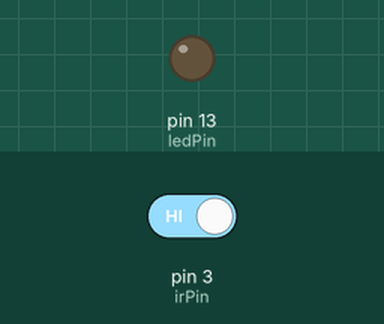
A sketch run on a simulated Arduino Uno, built with avr-gcc and run on an emulated ATmega328P. Shown: output pins drawn as LEDs (lit = HIGH). The test bench sets the inputs (shaded band); at power-on: pin 3 (irPin) HIGH. What the sketch prints to the serial monitor is not drawn.

Above: at 1.2 s.
1.3 s: pin 3 (irPin) driven LOW
At 1.9 s:
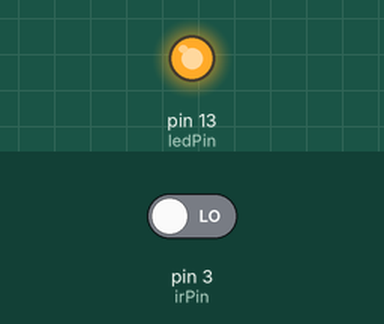
2.8 s: pin 3 (irPin) driven HIGH
At 3.1 s:
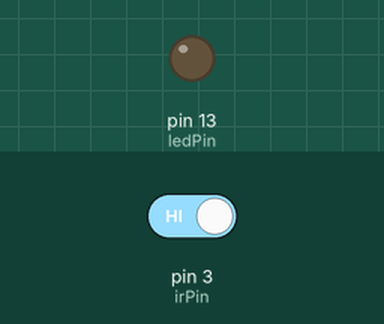
Timing chart, 0 to 5.8 s (numbered marks = the images above; inputs shaded):
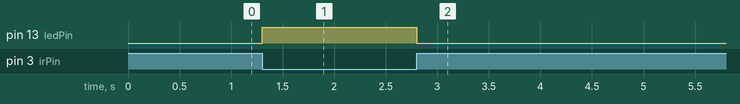

Measured:
- after the input at 1.3 s, pin 13 (ledPin): LOW → HIGH at once
- after the input at 2.8 s, pin 13 (ledPin): HIGH → LOW at once

The sketch:

IR_Receiver.ino
```cpp
/*
IR Sensor is: VS-1838B
  Wiring:
     |-----|
     |  \/ |
     |  /\ |
     |--|--|
     |  |  |
     |  |  |
     |  |  |
     S  G  5V
        N
        D

S: Signal - connected to pin3 of Arduino
GND: Ground
5V:  Vcc 5v+
*/


const int irPin = 3;
const int ledPin = 13;


void setup()
{
  Serial.begin(9600);
  pinMode(irPin, INPUT);
  pinMode(ledPin, OUTPUT);
}


void loop()
{
  //receive data and flash LED
  //when IR light is detected (sensor goes LOW)
  int reading = digitalRead(irPin);
  Serial.print(reading);

  if(reading == LOW)
  {
    digitalWrite(ledPin, HIGH);
  }
  else
  {
    digitalWrite(ledPin, LOW);
  }
}
```
